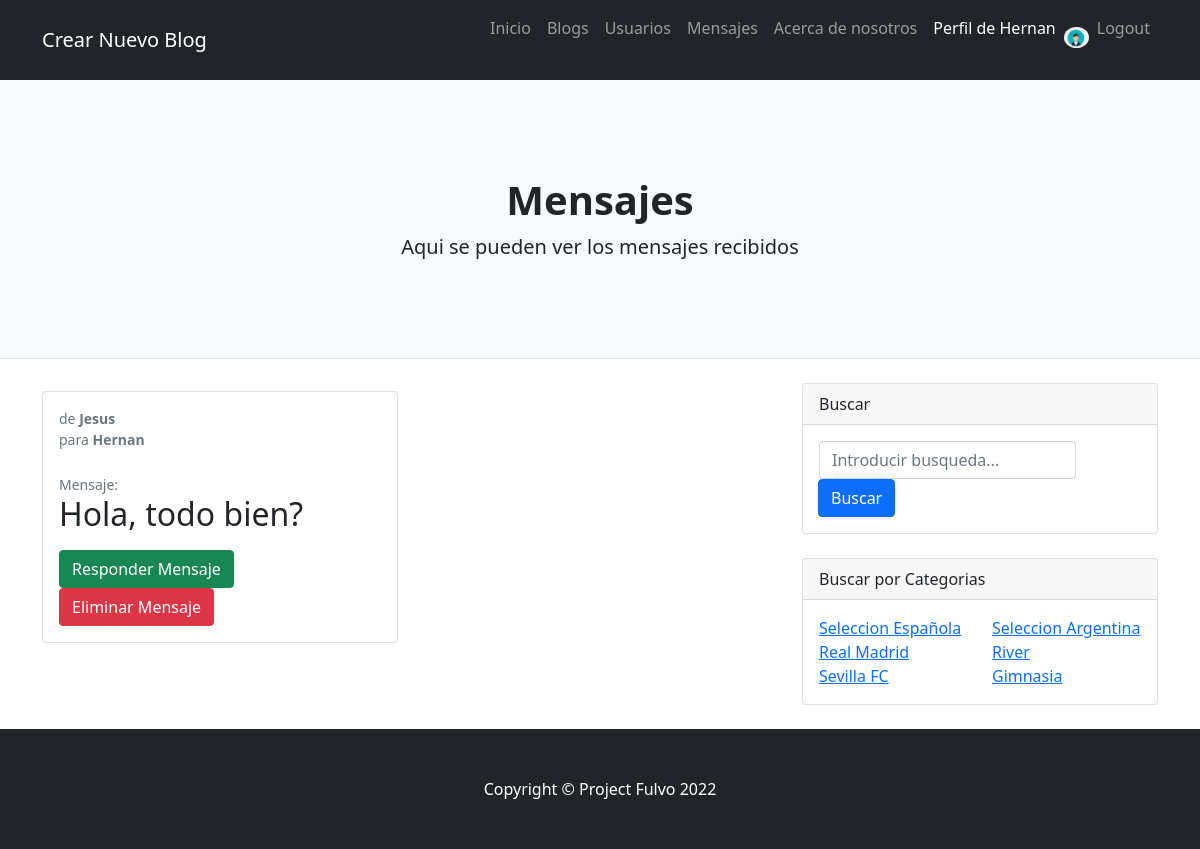
Screenshot of /AppMensajes/ver_mensajes_rec/ (signed in) with the database file from the repository.
### AppMensajes/models.py (models this page shows)
class Mensaje(models.Model):
    cuerpo = HTMLField()
    autor = models.CharField(max_length=100) #Falta probar y mejorar esto, no se si funciona
    receptor = models.CharField(max_length=100) #Falta probar y mejorar esto, no se si funciona

### AppMensajes/views.py (the view)
# urls.py: path("ver_mensajes_rec/", ver_mensajes_rec, name="ver_mensajes_rec"),
@login_required
def ver_mensajes_rec(request):
    usuario=request.user
    mensajes= Mensaje.objects.filter(receptor__icontains=usuario.username) #si hay error puede que sea aqui, dejar usuario o poner request.get como en la view de busqueda
    return render (request, "AppMensajes/ver_mensajes_rec.html", {"mensajes":mensajes, "avatar": get_avatar(request)})

### App/views.py (called while the page is built)
def get_avatar(request):
    lista=Avatar.objects.filter(user=request.user)
    if len(lista)!=0:
        imagen=lista[0].imagen.url
    else:
        imagen="/media/avatares/avatarpordefecto.jpg"
    return imagen

### AppMensajes/templates/Appmensajes/ver_mensajes_rec.html (shortened to what this page needs)
{% extends "App/padre.html" %}
{% load static %}
{% block Titulo %} Mensajes {% endblock %}
{% block Descripcion %} Aqui se pueden ver los mensajes recibidos {% endblock %}
{% block contenido_pag %}
{% if mensajes %}
<div class="row">
    {% for mensaje in mensajes %}
    <div class="col-lg-6">
        <div class="card mb-4">
            <div class="card-body">
                <div class="small text-muted">de <b>{{ mensaje.autor }}</b></div>
                <div class="small text-muted">para <b>{{ mensaje.receptor }}</b></div>
                <br>
                <div class="small text-muted">Mensaje:</div>
                <h2 class="card-title">{{ mensaje.cuerpo | safe }} </h2>
                <a class="btn btn-success" href="{% url 'enviar_msg' %}">Responder Mensaje</a>
                <a class="btn btn-danger" onclick="return confirm('Estas seguro de querer eliminar este mensaje?');" href="{% url 'eliminar_mensaje' mensaje.id %}">Eliminar Mensaje</a>
            </div>
        </div>
    </div>
    {% endfor %}
</div>
{% else %}
<p>No se encontraron mensajes.</p>
{% endif %}
{% endblock %}

### App/templates/App/padre.html (shortened to what this page needs)
<!DOCTYPE html>
<html lang="en">
    <head>
        {% load static %}
        <link href="{% static 'App/css/styles.css' %}" rel="stylesheet" />
    </head>
    <body>
        <nav class="navbar navbar-expand-lg navbar-dark bg-dark">
            <div class="container">
                <a class="navbar-brand" href="{% url 'crear_blog' %}">Crear Nuevo Blog</a>
                <div class="collapse navbar-collapse" id="navbarSupportedContent">
                    <ul class="navbar-nav ms-auto mb-2 mb-lg-0">
                        <li class="nav-item"><a class="nav-link" href="{% url 'inicio' %}">Inicio</a></li>
                        <li class="nav-item"><a class="nav-link" href="{% url 'pages' %}">Blogs</a></li>
                        <li class="nav-item"><a class="nav-link" href="{% url 'usuarios_lista' %}">Usuarios</a></li>
                        <li class="nav-item"><a class="nav-link" href="{% url 'mensajes' %}">Mensajes</a></li>
                        <li class="nav-item"><a class="nav-link" href="{% url 'About' %}">Acerca de nosotros</a></li>
                        {% if user.is_authenticated %}
                        <li class="nav-item"><a class="nav-link active" aria-current="page" href="{% url 'mi_perfil' %}" >Perfil de {{ user.username }}</a></li>
                        <div class="mt-3 mb-4">
                            <img src="{{ avatar }}" class="rounded-circle img-fluid" style="width: 25px;"  />
                        </div>
                        <li class="nav-item"><a class="nav-link" aria-current="page" href="{% url 'logout' %}">Logout</a></li>
                        {% else %}
                        <li class="nav-item"><a class="nav-link" href="{% url 'register' %}">Registrarse</a></li>
                        <li class="nav-item"><a class="nav-link active" aria-current="page" href="{% url 'login' %}">Login</a></li>
                        {% endif %}
                    </ul>
                </div>
            </div>
        </nav>
         <header class="py-5 bg-light border-bottom mb-4">
            <div class="container">
                <div class="text-center my-5">
                    <h1 class="fw-bolder">{% block Titulo %} {% endblock %}</h1>
                    <p class="lead mb-0">{% block Descripcion %} {% endblock %}</p>
                </div>
            </div>
        </header>
        <div class="container">
            <div class="row">
                <div class="col-lg-8">
                        {% block contenido_pag %} {% endblock %}
                </div>
                <div class="col-lg-4">
                    <div class="card mb-4">
                        <div class="card-header">Buscar</div>
                        <div class="card-body">
                            <div class="input-group">
                                <div style="text-align: left">
                                <form action="{% url 'busqueda_titulo' %}" method="GET">
                                    <input type="text" name="titulo" id="titulo" class="form-control" type="text" placeholder="Introducir busqueda..." aria-label="Introducir busqueda..." aria-describedby="button-search">
                                </div>
                                <div style="text-align: right">
                                    <input  class="btn btn-primary" type="submit" value="Buscar" >
                                </div>
                            </div>
                        </div>
                    </div>
                    <div class="card mb-4">
                        <div class="card-header">Buscar por Categorias</div>
                        <div class="card-body">
                            <div class="row">
                                <div class="col-sm-6">
                                    <ul class="list-unstyled mb-0">
                                        <li><a href="{% url 'busqueda_cat' %}?categoria=Seleccion Española">Seleccion Española</a></li>
                                        <li><a href="{% url 'busqueda_cat' %}?categoria=Real Madrid">Real Madrid</a></li>
                                        <li><a href="{% url 'busqueda_cat' %}?categoria=Sevilla FC">Sevilla FC</a></li>
                                    </ul>
                                </div>
                                <div class="col-sm-6">
                                    <ul class="list-unstyled mb-0">
                                        <li><a href="{% url 'busqueda_cat' %}?categoria=Seleccion Argentina">Seleccion Argentina</a></li>
                                        <li><a href="{% url 'busqueda_cat' %}?categoria=River">River</a></li>
                                        <li><a href="{% url 'busqueda_cat' %}?categoria=Gimnasia">Gimnasia</a></li>
                                    </ul>
                                </div>
                            </div>
                        </div>
                    </div>
                </div>
            </div>
        </div>
        <footer class="py-5 bg-dark">
            <div class="container"><p class="m-0 text-center text-white">Copyright &copy; Project Fulvo 2022</p></div>
        </footer>
    </body>
</html>

### rows the page displays
Mensaje: autor "Jesus", receptor "Hernan", cuerpo "Hola, todo bien?"

### other values shown
{{ user.username }} "Hernan"
